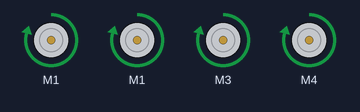
The sketch below on a simulated Arduino Uno, built with avr-gcc and run on an emulated ATmega328P. Shown: 4 × DC motor (green arrow = forward, orange = backward, longer = faster).

Above: at 0.1 s.
Timing chart, 0 to 1.6 s (numbered marks = the images above):
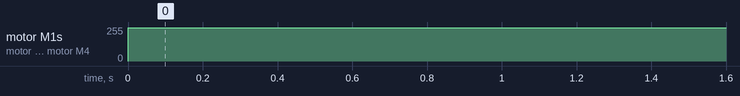

The sketch:

motorTest.ino
```cpp
#include <AFMotor.h>
AF_DCMotor motor1(1);
AF_DCMotor motor2(1);
AF_DCMotor motor3(3);
AF_DCMotor motor4(4);
void setup() {
  motor1.setSpeed(250);
  motor2.setSpeed(250);
  motor3.setSpeed(250);
  motor4.setSpeed(250);
  motor1.run(RELEASE);
  motor2.run(RELEASE);
  motor3.run(RELEASE);
  motor4.run(RELEASE);

}

void loop() {
  motor1.run(FORWARD);
  motor2.run(FORWARD);
  motor3.run(FORWARD);
  motor4.run(FORWARD);

}
```

Measured:
- by itself, motor M1, motor M1, motor M3, motor M4: stopped → forward 250/255 at 0.00 s
